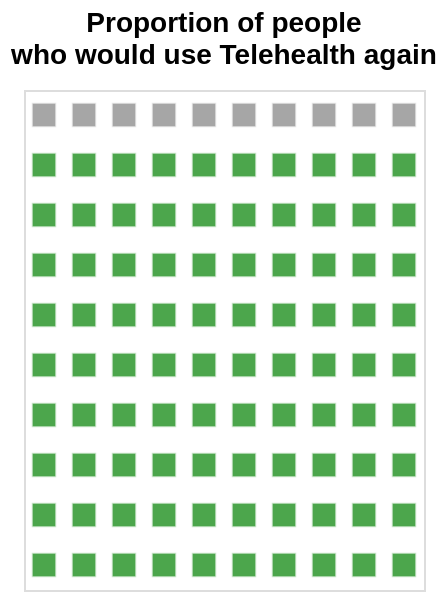

Vega-Lite specification for this chart:
### Vega-Lite specification from a JSON file in a GitHub repository (floating-point values rounded to 4 significant figures)
{"$schema": "https://vega.github.io/schema/vega-lite/v5.json", "description": "A 10x10 waffle chart showing a percentage value.", "title": {"text": ["Proportion of people", "who would use Telehealth again"], "anchor": "middle", "fontSize": 14, "lineHeight": 16, "offset": 10}, "width": 200, "height": 250, "data": {"sequence": {"start": 0, "stop": 100, "step": 1, "as": "id"}}, "transform": [{"calculate": "datum.id % 10", "as": "x"}, {"calculate": "floor(datum.id / 10)", "as": "y"}, {"calculate": "datum.id < 90 ? 'Filled' : 'Remaining'", "as": "category"}], "mark": {"type": "square", "size": 150, "stroke": "white", "strokeWidth": 1, "align": "center"}, "encoding": {"x": {"field": "x", "type": "ordinal", "axis": null}, "y": {"field": "y", "type": "ordinal", "axis": null, "sort": "descending"}, "color": {"field": "category", "type": "nominal", "scale": {"domain": ["Filled", "Remaining"], "range": ["green", "grey"]}, "legend": null}}}
